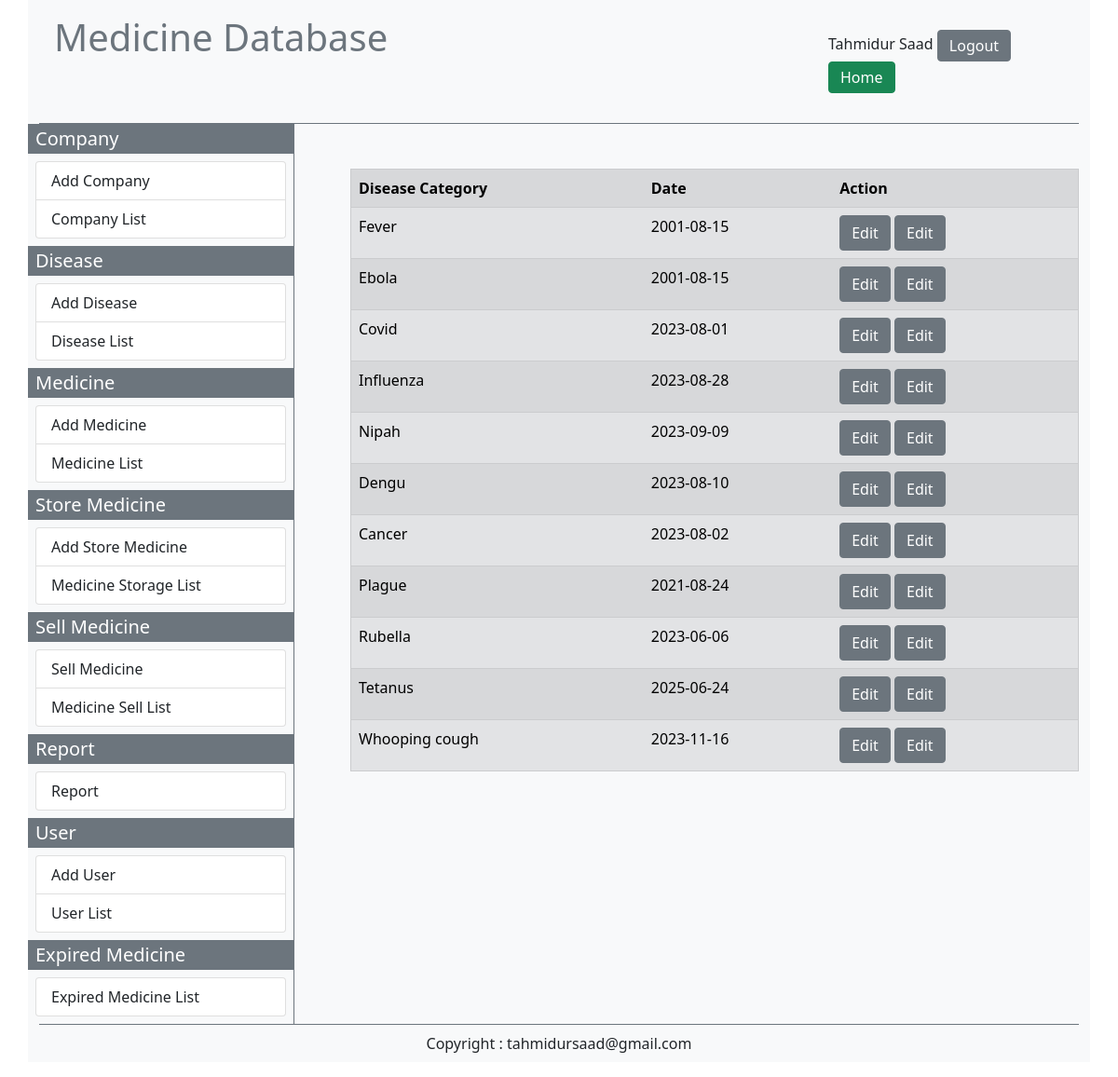
Screenshot of /MediDB/list_of_disease.php (signed in) with the database file from the repository.
### tables this page shows
CREATE TABLE `disease_category` (
  `disease_id` int(11) NOT NULL,
  `disease_name` varchar(30) NOT NULL,
  `disease_entry_date` date NOT NULL
);

### MediDB/list_of_disease.php (the view, shortened to what this page needs)
<?php
    require('connection.php');
 ?>
<?php
   $user_first_name= $_SESSION['user_first_name'];
   $user_last_name= $_SESSION['user_last_name'];
   if(!empty($user_first_name) && !empty($user_last_name)){
?>
<!DOCTYPE html>
<html lang="en">
<head>
    <link href="https://cdn.jsdelivr.net/npm/bootstrap@5.0.2/dist/css/bootstrap.min.css" rel="stylesheet">
    <link rel="stylesheet" href="https://use.fontawesome.com/releases/v5.15.4/css/all.css"/>
</head>
<body>
<div class="container bg-light">
        <div class="container-foluid border-bottom border-secondary">
              <?php include('bootstrap/topbar.php'); ?>
        </div>
        <div class="container-foluid">
            <div class="row">
                <div class="col-sm-3 bg-light p-0 m-0">
                    <?php include('bootstrap/leftside_bar.php'); ?>
                </div>
                <div class="col-sm-9 border-start border-secondary">
                    <div class="container p-4 m-4">
                    <?php
                    $sql = "SELECT * FROM disease_category";
                    $query = $conn-> query($sql);
                    echo "<table border='1' class='table table-secondary table-striped table-hover'> <tr>
                          <th>Disease Category </th>
                          <th>Date</th>
                          <th>Action</th></tr> ";
                    while($data = mysqli_fetch_assoc($query)){
                        $disease_id = $data['disease_id'];
                        $disease_name = $data['disease_name'];
                        $disease_entry_date = $data['disease_entry_date'];
                        echo "<tr>
                              <td>$disease_name</td>
                              <td>$disease_entry_date</td>
                              <td><a href ='edit_disease.php?id= $disease_id' class='btn btn-secondary'>Edit</a>
                                  <a href ='edit_disease.php?id= $disease_id' class='btn btn-secondary'>Edit</a></td>";
                    }
                    echo"</table>";
                ?>
                </div>
                </div>
            </div>
        </div>
        <div class="border-top border-secondary">
        <?php include('bootstrap/bottom_bar.php'); ?>
        </div>
    </div>
</body>
</html>
<?php
   }
   else{
    header('location:login.php');
   }
 ?>

### rows the page displays
disease_category: disease_name "Fever", disease_entry_date "2001-08-15"
disease_category: disease_name "Ebola", disease_entry_date "2001-08-15"
disease_category: disease_name "Covid", disease_entry_date "2023-08-01"
disease_category: disease_name "Influenza", disease_entry_date "2023-08-28"
disease_category: disease_name "Nipah", disease_entry_date "2023-09-09"
disease_category: disease_name "Dengu", disease_entry_date "2023-08-10"
disease_category: disease_name "Cancer", disease_entry_date "2023-08-02"
disease_category: disease_name "Plague", disease_entry_date "2021-08-24"
disease_category: disease_name "Rubella", disease_entry_date "2023-06-06"
disease_category: disease_name "Tetanus", disease_entry_date "2025-06-24"
disease_category: disease_name "Whooping cough", disease_entry_date "2023-11-16"

### other values shown
$user_first_name "Tahmidur"
$user_last_name "Saad"
